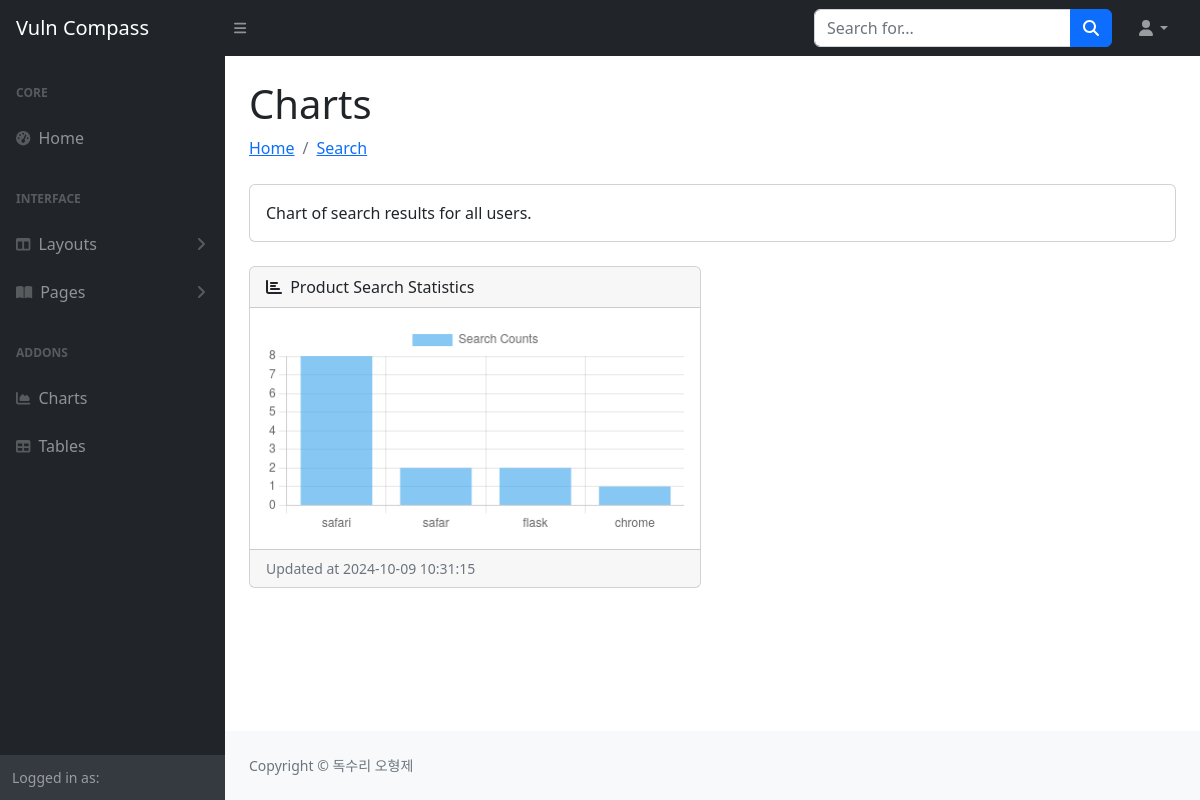
The app's page /charts/, older data.
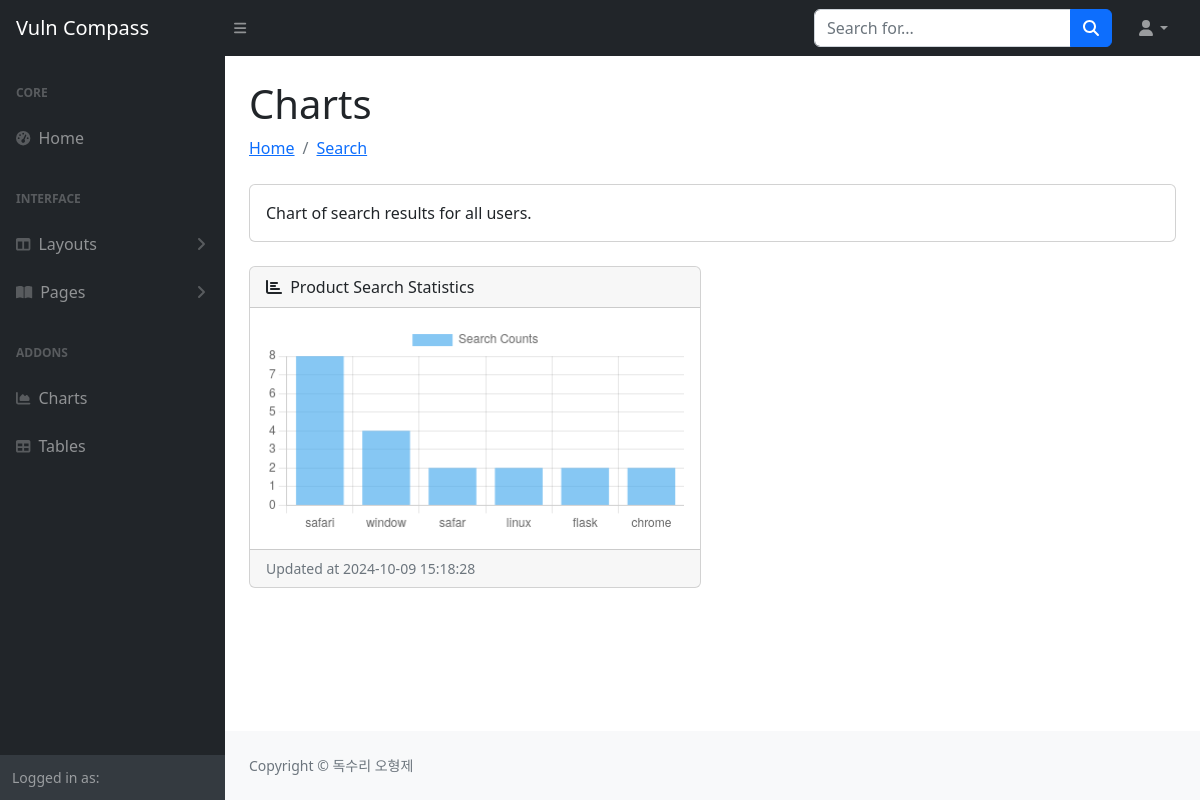
The same page, newer data.
### api_search/models.py (models this page shows, shortened)
class SearchHistory(models.Model):
    user = models.ForeignKey(User, on_delete=models.CASCADE)
    product_name = models.CharField(max_length=255)  # 검색한 제품명
    search_date = models.DateTimeField(default=timezone.now)  # 검색한 시간

### home/views.py (the view)
# urls.py: path('charts/', home.views.charts, name="charts")
def charts(request):
    product_counts = SearchHistory.objects.values('product_name').annotate(search_count=Count('product_name')).order_by('-search_count')
    product_names = [item['product_name'] for item in product_counts]
    search_counts = [item['search_count'] for item in product_counts]
    latest_search_date = SearchHistory.objects.latest('search_date').search_date
    context = {
        'product_names': product_names,
        'search_counts': search_counts,
        'latest_search_date': latest_search_date
    }
    return render(request, 'charts.html', context)

### home/templates/charts.html (shortened to what the changed rows need)
<!DOCTYPE html>
<html lang="en">
{% load static %}
<head>
    <link href="https://cdn.jsdelivr.net/npm/simple-datatables@7.1.2/dist/style.min.css" rel="stylesheet" />
    <link href="{% static 'css/styles.css' %}" rel="stylesheet" />
</head>
<body class="sb-nav-fixed">
        <div id="layoutSidenav">
            <div id="layoutSidenav_content">
                <main>
                    <div class="container-fluid px-4">
                        <h1 class="mt-4">Charts</h1>
<div class="row">
    <div class="col-lg-6">
        <div class="card mb-4">
            <div class="card-header">
                <i class="fas fa-chart-bar me-1"></i>
                Product Search Statistics
            </div>
            <div class="card-body">
                <canvas id="myBarChart" width="100%" height="50"></canvas>
            </div>
            <div class="card-footer small text-muted">Updated at {{ latest_search_date|date:"Y-m-d H:i:s" }}</div>
        </div>
    </div>
</div>
<script>
    // Bar Chart 데이터 업데이트
    const labels = {{ product_names|safe }};  // 제품 이름 리스트
    const data = {{ search_counts|safe }};  // 검색 횟수 리스트
    const ctxBar = document.getElementById('myBarChart').getContext('2d');
    new Chart(ctxBar, {
        type: 'bar',
        data: {
            labels: labels,
            datasets: [{
                label: 'Search Counts',
                data: data,
                backgroundColor: 'rgba(54, 162, 235, 0.6)',
            }]
        },
        options: {
            scales: {
                y: {
                    beginAtZero: true
                }
            }
        }
    });
</script>
                </main>
            </div>
        </div>
    </body>
</html>

Row changes from the older to the newer data that the page shows:
no longer on this page (row unchanged): SearchHistory: search_date "2024-10-09 10:31:15"
added SearchHistory: search_date "2024-10-09 15:18:28"
Text that changed along with them:
chart data {{ product_names|safe }}: ['safari', 'safar', 'flask', 'chrome'] → ['safari', 'window', 'safar', 'linux', 'flask', 'chrome']
chart data {{ search_counts|safe }}: [8, 2, 2, 1] → [8, 4, 2, 2, 2, 2]
